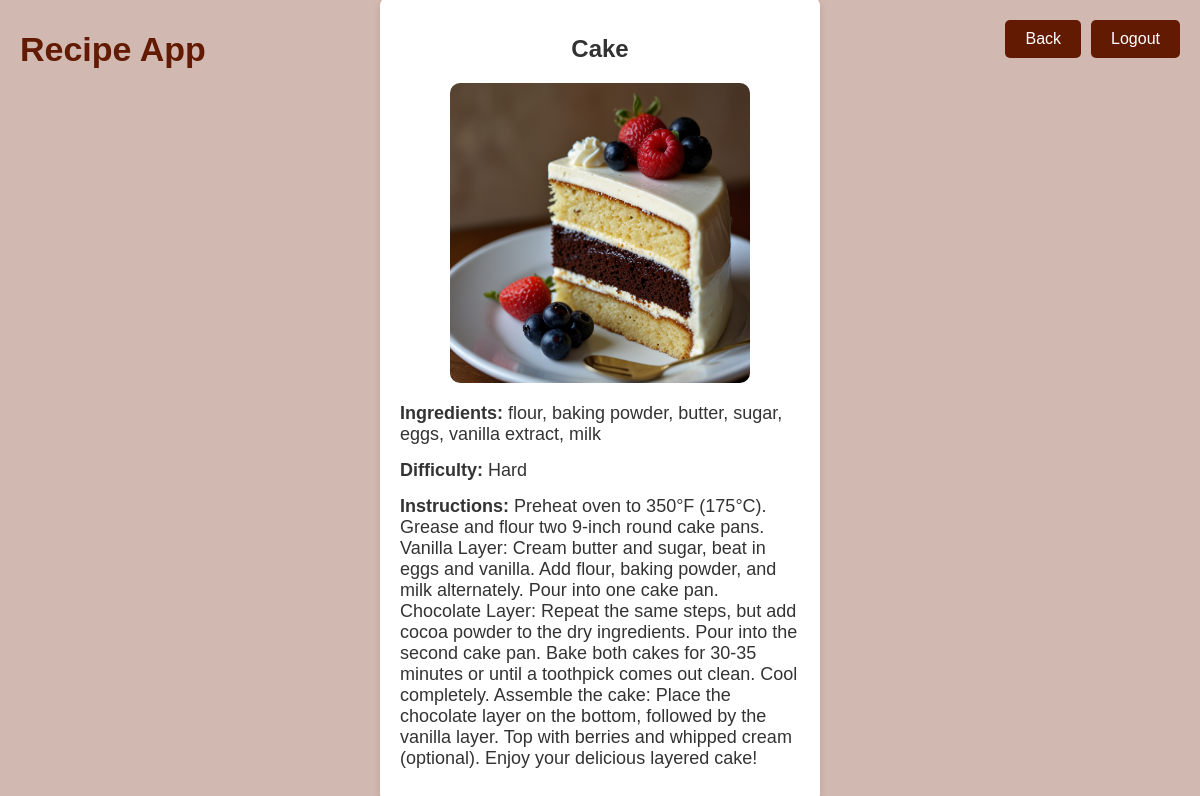
Page /list/4/ (signed in) on the committed database.
### recipes/models.py (models this page shows, shortened)
class Recipe(models.Model):
    name = models.CharField(max_length=120)
    ingredients = models.CharField(max_length=500, help_text="Separate each ingredient with a comma", blank=False, null=False)
    cooking_time = models.IntegerField(blank=False, null=False)
    difficulty = models.CharField(max_length=20, editable=False)
    instructions = models.TextField()
    pic = models.ImageField(upload_to='recipes', default='no_picture.jpg')

### recipes/views.py (the view)
# urls.py: path("list/<int:pk>/", RecipeDetailView.as_view(), name="detail")
class RecipeDetailView(LoginRequiredMixin, DetailView):
    model = Recipe
    template_name = "recipes/recipe_details.html"

### recipes/templates/recipes/recipe_details.html (shortened to what this page needs)
{% load static %}
<!DOCTYPE html>
<html lang="en">
  <head>
  </head>
  <body>
    <div class="app-title">Recipe App</div>
    <div class="button-container">
      <a href="{% url 'recipes:list' %}" class="back-link">Back</a>
      <a href="{% url 'logout' %}" class="logout-link">Logout</a>
    </div>
    <div class="recipe-card">
      <h2>{{ object.name }}</h2>
      <img src="{{ object.pic.url }}" alt="{{ object.name }}" width="300" />
      <div class="details">
        <p><strong>Ingredients:</strong> {{ object.ingredients }}</p>
        <p><strong>Difficulty:</strong> {{ object.difficulty }}</p>
        <p><strong>Instructions:</strong> {{ object.instructions }}</p>
      </div>
    </div>
  </body>
</html>

### recipes/templates/recipes/recipe_details.html (style rules this page uses)
body { font-family: Arial, sans-serif; background-color: #d1b8b0; margin: 0; padding: 0; height: 100vh; display: flex; justify-content: center; align-items: center; flex-direction: column; }
.app-title { position: absolute; top: 30px; left: 20px; font-size: 34px; color: #631a02; font-weight: 700; }
.button-container { position: absolute; top: 20px; right: 20px; display: flex; gap: 10px; }
.back-link, .logout-link { text-decoration: none; color: #fff; background-color: #631a02; padding: 10px 20px; border-radius: 5px; font-size: 1rem; transition: background-color 0.3s; }
.recipe-card { background-color: #fff; border-radius: 10px; box-shadow: 0 4px 8px rgba(0, 0, 0, 0.1); max-width: 400px; padding: 20px; text-align: center; font-size: 18px; }
.recipe-card h2 { color: #333; margin-bottom: 20px; font-size: 24px; }
.recipe-card img { border-radius: 10px; margin-bottom: 15px; }
.recipe-card .details { text-align: left; }
.recipe-card .details p { margin: 0 0 15px; color: #333; }

### rows in the picture
Recipe: name "Cake", pic (picture), ingredients "flour, baking powder, butter, sugar, eggs, vanilla extract, milk", difficulty "Hard", instructions "Preheat oven to 350°F (175°C). Grease and flour two 9-inch round cake pans. Vanilla Layer: Cream butter and sugar, beat in eggs and vanilla. Add flour, baking powder, and milk alternately. Pour into one cake pan. Chocolate Layer: Repeat the same steps, but add cocoa powder to the dry ingredients. Pour into the second cake pan. Bake both cakes for 30-35 minutes or until a toothpick comes out clean. Cool completely. Assemble the cake: Place the chocolate layer on the bottom, followed by the vanilla layer. Top with berries and whipped cream (optional). Enjoy your delicious layered cake!"
